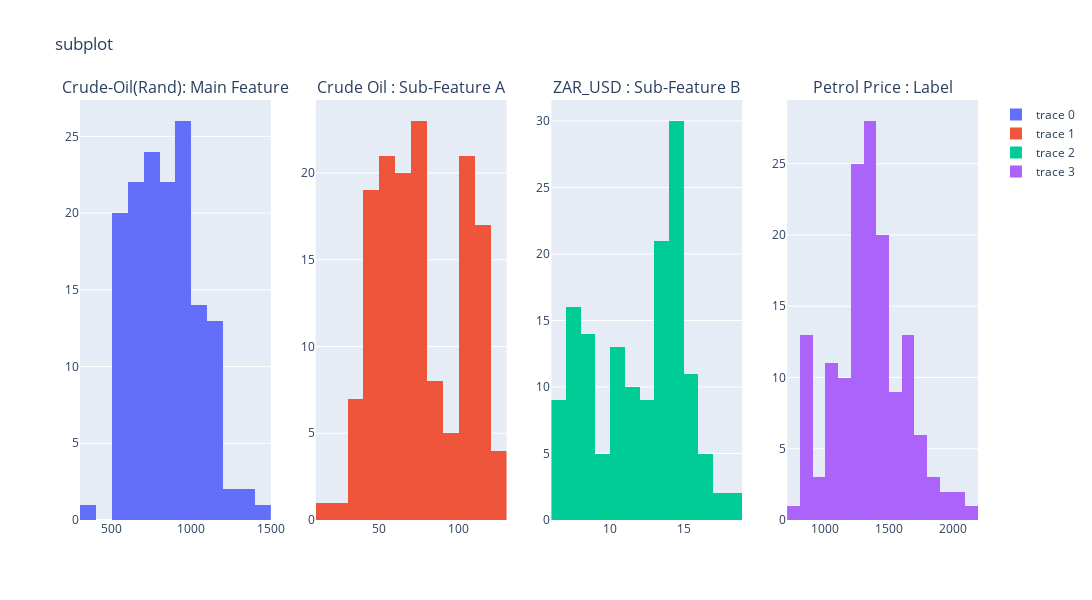

Source (notebook cell):
### Code cell
from plotly.subplots import make_subplots
import plotly.graph_objs as go
from plotly.offline import iplot


# chart 1
chart1 = go.Histogram(x=dataset.Crude_Rands)

# chart 2
chart2 = go.Histogram(x=dataset.Avg_Brent_Crude)

# chart 3
chart3 = go.Histogram(x=dataset.Ex_Rate)

#chart 4
chart4 = go.Histogram(x=dataset.Petrol)


fig = make_subplots(rows=1, cols=4, subplot_titles=("Crude-Oil(Rand): Main Feature", "Crude Oil : Sub-Feature A", "ZAR_USD : Sub-Feature B", "Petrol Price : Label"))
fig.append_trace(chart1, 1, 1)
fig.append_trace(chart2, 1, 2)
fig.append_trace(chart3, 1, 3)
fig.append_trace(chart4, 1, 4)
fig['layout'].update(height=600, width=1200,
					title='subplot')
iplot(fig)

### Figure 1 — Plotly figure (JSON) as saved in the notebook; plotly's stock layout.template omitted (floating-point values rounded to 4 significant figures; data arrays with more than 128 entries replaced by an {"elided": "..."} marker saying what was removed)
{"data": [{"type": "histogram", "x": {"elided": "147 float values"}, "xaxis": "x", "yaxis": "y"}, {"type": "histogram", "x": {"elided": "147 float values"}, "xaxis": "x2", "yaxis": "y2"}, {"type": "histogram", "x": {"elided": "147 float values"}, "xaxis": "x3", "yaxis": "y3"}, {"type": "histogram", "x": {"elided": "147 float values"}, "xaxis": "x4", "yaxis": "y4"}], "layout": {"annotations": [{"font": {"size": 16}, "showarrow": false, "text": "Crude-Oil(Rand): Main Feature", "x": 0.1062, "xanchor": "center", "xref": "paper", "y": 1, "yanchor": "bottom", "yref": "paper"}, {"font": {"size": 16}, "showarrow": false, "text": "Crude Oil : Sub-Feature A", "x": 0.3688, "xanchor": "center", "xref": "paper", "y": 1, "yanchor": "bottom", "yref": "paper"}, {"font": {"size": 16}, "showarrow": false, "text": "ZAR_USD : Sub-Feature B", "x": 0.6313, "xanchor": "center", "xref": "paper", "y": 1, "yanchor": "bottom", "yref": "paper"}, {"font": {"size": 16}, "showarrow": false, "text": "Petrol Price : Label", "x": 0.8938, "xanchor": "center", "xref": "paper", "y": 1, "yanchor": "bottom", "yref": "paper"}], "height": 600, "title": {"text": "subplot"}, "width": 1200, "xaxis": {"anchor": "y", "domain": [0, 0.2125]}, "xaxis2": {"anchor": "y2", "domain": [0.2625, 0.475]}, "xaxis3": {"anchor": "y3", "domain": [0.525, 0.7375]}, "xaxis4": {"anchor": "y4", "domain": [0.7875, 1]}, "yaxis": {"anchor": "x", "domain": [0, 1]}, "yaxis2": {"anchor": "x2", "domain": [0, 1]}, "yaxis3": {"anchor": "x3", "domain": [0, 1]}, "yaxis4": {"anchor": "x4", "domain": [0, 1]}}}
